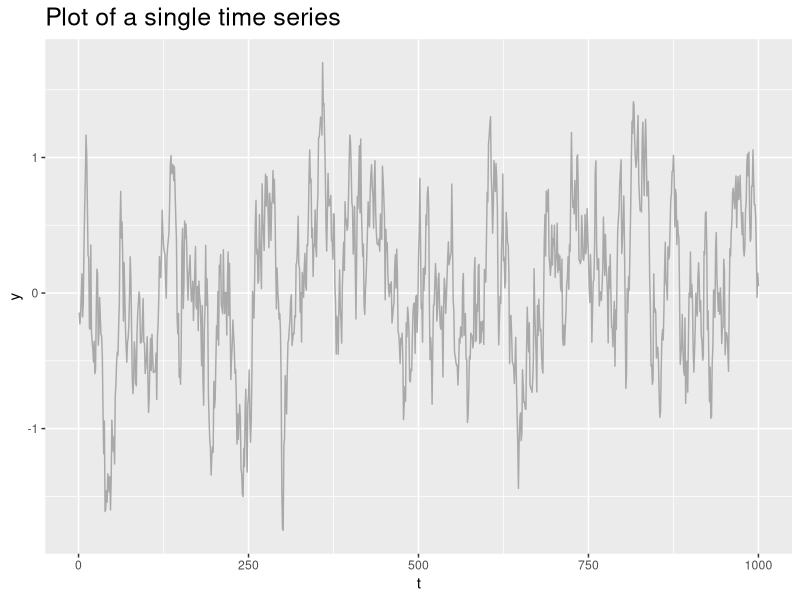
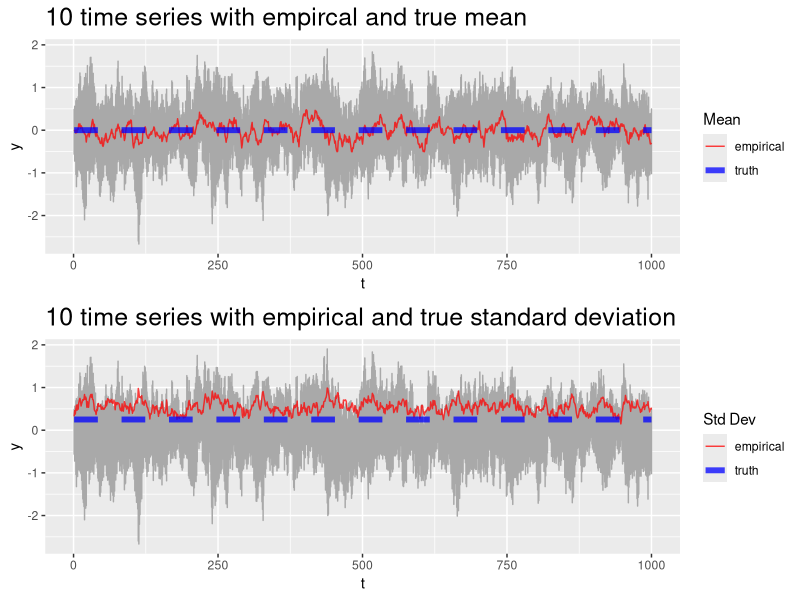
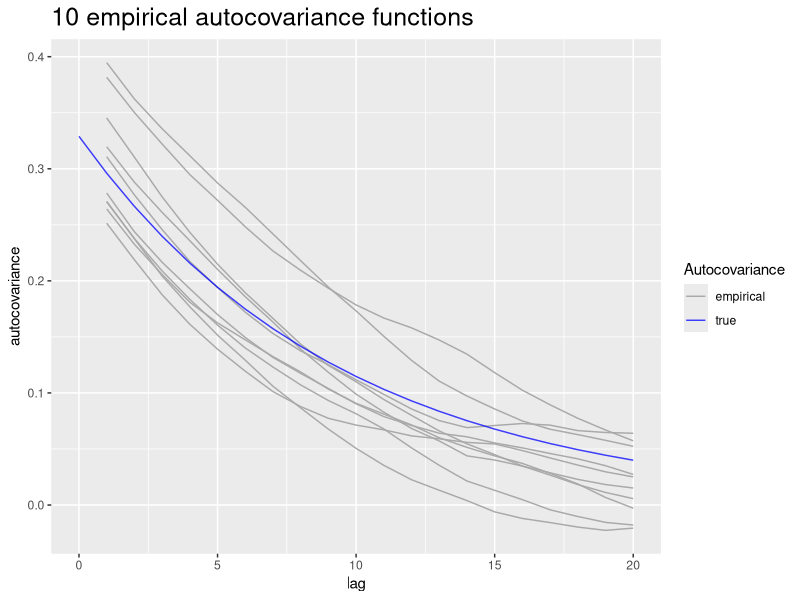
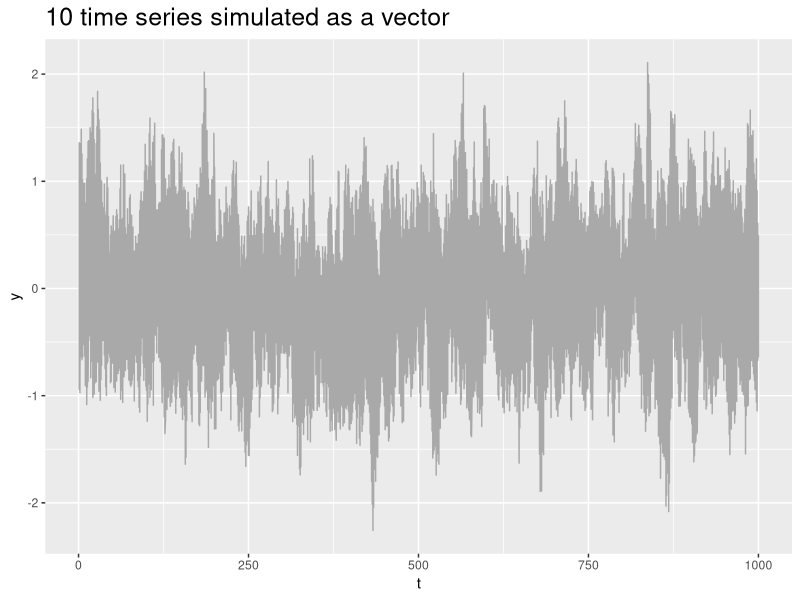

R code for these plots, in order:
## ---- chunk 1
## Load R packages and define helper functions
library(ggplot2, quietly = TRUE)
library(reshape2, quietly = TRUE)
library(grid, quietly = TRUE)
## Function to plot multiple ggplots on the same image
multiplot <- function(..., plotlist=NULL, cols) {
  require(grid)
	
	# Make a list from the ... arguments and plotlist
	plots <- c(list(...), plotlist)
	
	numPlots = length(plots)
	
	# Make the panel
	plotCols = cols                       # Number of columns of plots
	plotRows = ceiling(numPlots/plotCols) # Number of rows needed, calculated from # of cols
	
	# Set up the page
	grid.newpage()
	pushViewport(viewport(layout = grid.layout(plotRows, plotCols)))
	vplayout <- function(x, y)
		viewport(layout.pos.row = x, layout.pos.col = y)
	
	# Make each plot, in the correct location
	for (i in 1:numPlots) {
		curRow = ceiling(i/plotCols)
		curCol = (i-1) %% plotCols + 1
		print(plots[[i]], vp = vplayout(curRow, curCol ))
	}	
}

##
## function to simulate time series
##

simTimeSeries <- function(t, N, mu, s, phi){
  if(N == 1){
    y <- rep(0, t)                                      ## initialize container
    y[1] <- mu[1] + rnorm(1, 0, s)                      ## initailize time series at time 1
    for(i in 2:t){
      epsilon <- rnorm(1, 0, s)                         ## independent random error
      y[i] <- mu[i] + phi * y[i-1] + epsilon            ## autoregressive model
    }
  } else {
    y <- matrix(0, t, N)                                ## initialize container
    y[1, ] <- mu[1] + rnorm(N, 0, s)                    ## initailize time series at time 1
    for(i in 2:t){
      epsilon <- rnorm(N, 0, s)                         ## independent random error
      y[i, ] <- mu[i] + phi * y[i-1, ] + epsilon        ## autoregressive model
    }
  }
  return(y)
}

## ---- chunk 2
N <- 1                              ## pick the number of time series
t <- 1000                           ## pick a time series length
mu <- rep(0, t)
# mu <- sin(2 * pi * (1:t)/t)         ## pick a mean
s <- 0.25                           ## pick standard deviation
phi <- 0.90                         ## pick autocorrelation parameter

y <- simTimeSeries(t, N, mu, s, phi)
ggplot(data=data.frame(y=y, t=1:t), aes(y=y, x=t)) + 
  geom_line(alpha=1, colour="darkgrey") + 
  ggtitle("Plot of a single time series") + 
  theme(plot.title = element_text(size=18))

## ---- chunk 3
N <- 10                               ## replicates N
y <- simTimeSeries(t, N, mu, s, phi)  ## simulate time series
## legend() add in legend for mean and y label
## Notice that the y axis is shrunk to 0

## 

mean_y <- apply(y, 1, mean)    ##  calculate the mean
var_y <-apply(y, 1, var)       ##  calculate the variance
sd_y <- apply(y, 1, sd)        ##  calculate the standard deviation

time_data <- data.frame(y=y, t=1:t)
melt_time <- melt(time_data, id="t")                        
summary_data <- data.frame(mean_y=mean_y, var_y=var_y, sd_y=sd_y, mu=mu, 
                        s=s, t=1:t)


## plot time series with mean and variance


plot_mean <- ggplot(data = melt_time, aes(y=value, x=t)) + 
  geom_line(alpha=1, colour="darkgrey") + 
  geom_line(data=summary_data, aes(y=mean_y, x=t, colour="empirical"), 
            alpha=0.75) + 
  geom_line(data=summary_data, aes(y=mu, x=t, colour="truth"), alpha=0.75, 
            lty=2, lwd=2) + 
  scale_colour_manual("Mean", labels=c("empirical", "truth"), 
                      values=c("empirical"="red","truth"="blue")) + 
  scale_y_continuous("y") + scale_x_continuous("t") +
  ggtitle(paste(min(N, 10), 
                "time series with empircal and true mean")) +
  theme(plot.title = element_text(size=18))
 
plot_sd <- ggplot(data = melt_time, aes(y=value, x=t)) + 
  geom_line(alpha=1, colour="darkgrey") + 
  geom_line(data=summary_data, aes(y=sd_y, x=t, colour="empirical"), 
            alpha=0.75) + 
  geom_line(data=summary_data, aes(y=s, x=t, colour="truth"), alpha=0.75, 
            lty=2, lwd=2) + 
  scale_colour_manual("Std Dev", labels=c("empirical", "truth"), 
                      values=c("empirical"="red","truth"="blue")) + 
  scale_y_continuous("y") + scale_x_continuous("t") + 
  ggtitle(paste(min(N, 10), 
                "time series with empirical and true standard deviation")) + 
  theme(plot.title = element_text(size=18))

## Plot using multiplot
multiplot(plot_mean, plot_sd, cols=1)
## ---- chunk 4
## detrend the time series <- if you set mu = something other than 0
# y_detrend <- y-mu
# ggplot(data=melt(data.frame(y=y_detrend, t=1:t), id="t"), aes(y=value, x=t)) + 
#   geom_line(alpha=1, colour="darkgrey") + 
#   scale_y_continuous("y") + scale_x_continuous("t") +
#   ggtitle(paste(min(N, 10), 
#                 "time series with trend removed")) + 
#   theme(plot.title = element_text(size=18))

covariances <- matrix(0, min(t, 20), N)
for(i in 1:N){
    for(k in 1:min(t, 20)-1){
      covariances[k+1, i] <- cov(y[1:(t-k), i], y[1:(t-k) + k, i])
  }
}

cov_data <- data.frame(y=covariances, t=1:20)
melt_cov <- melt(cov_data, id="t")
ggplot(data = melt_cov, aes(y=value, x=t)) + 
  geom_line(data=melt_cov, aes(y=value, x=t, group=variable, colour="empirical"), alpha=1) + 
  geom_line(data=data.frame(y=s^2/(1-phi^2) * phi^(0:min(t,20)), x=0:min(t, 20)), aes(y=y, x=x, colour="truth"), 
            alpha=0.75) + 
  scale_colour_manual("Autocovariance", labels=c("empirical", "true"), 
                      values=c("empirical"="darkgrey","truth"="blue")) + 
  scale_y_continuous("autocovariance") + scale_x_continuous("lag") + 
  ggtitle(paste(min(N, 10), 
                "empirical autocovariance functions")) + 
  theme(plot.title = element_text(size=18))
## ---- chunk 5
Sigma <- s^2 / (1 - phi^2) * toeplitz(phi^(0:(t-1)))
library(mvtnorm)
y_vec <- t(rmvnorm(N, mu, Sigma))

vec_data <- data.frame(y=y_vec, t=1:t)
melt_vec <- melt(vec_data, id="t")                        


ggplot(data = melt_vec, aes(y=value, x=t)) + 
  geom_line(alpha=1, colour="darkgrey") + 
  scale_y_continuous("y") + scale_x_continuous("t") + 
  ggtitle(paste(min(N, 10), 
                "time series simulated as a vector")) + 
  theme(plot.title = element_text(size=18))
